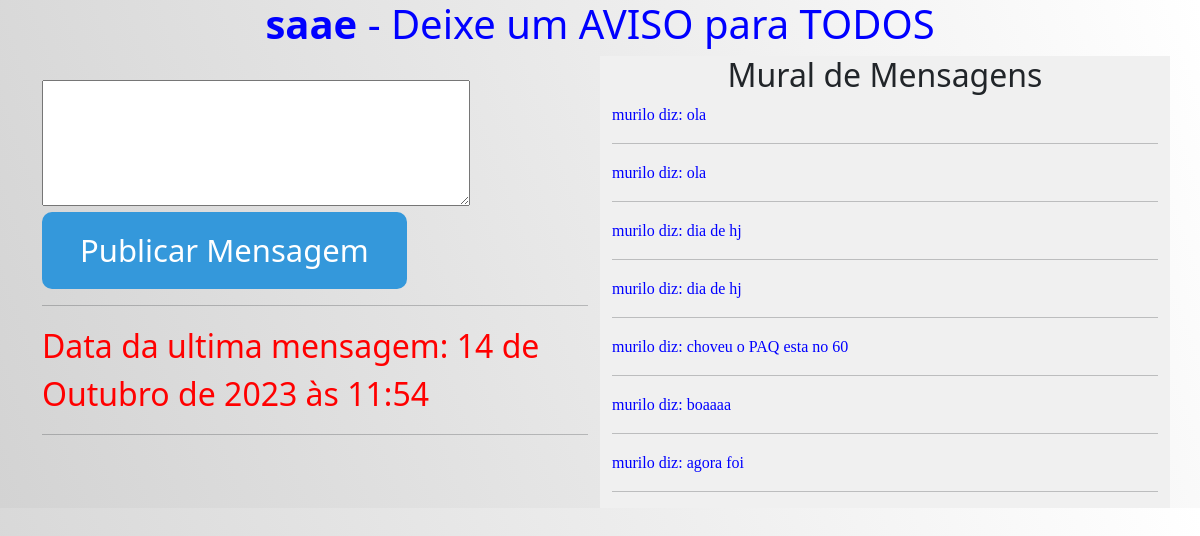
The app's page /plataforma/mensagem/ (signed in), older data.
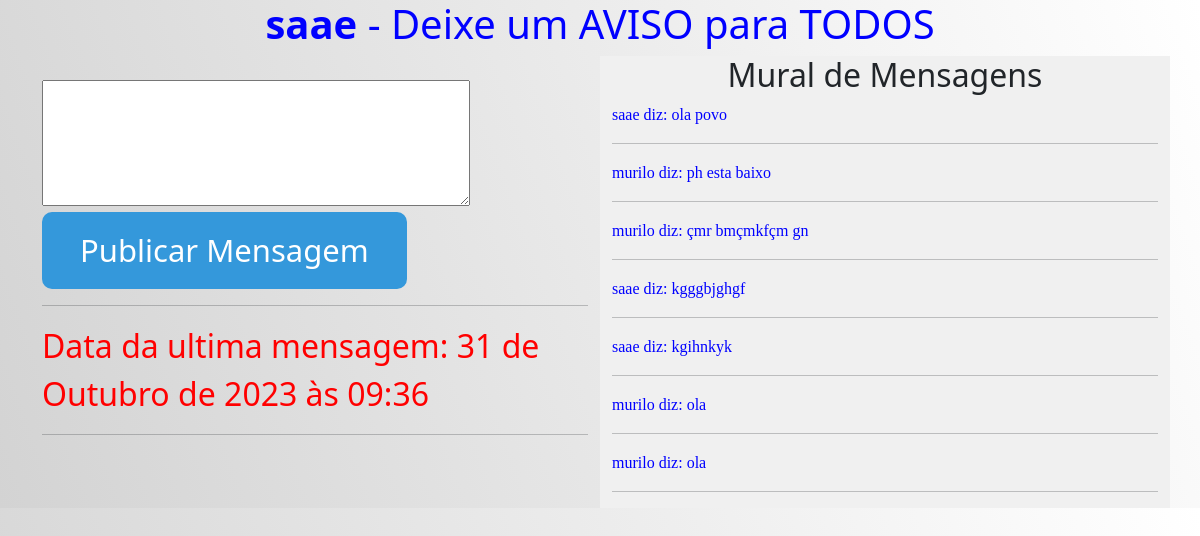
The same page, newer data.
### plataforma/models.py (models this page shows)
class Mensagem(models.Model):
    operador = models.CharField(max_length=30)
    mensagem = models.TextField()
    data = models.DateTimeField(default=timezone.now)
    def __str__(self):
        return f"{self.operador} diz: {self.mensagem}"

### plataforma/views.py (the view, shortened to what this page needs)
# urls.py: path('plataforma/mensagem/', views.mensagem, name='mensagem'),
@login_required(login_url='operadores')
def mensagem(request):
    if request.method == 'GET':
        nome = request.user
        nome2 = request.user
        if hasattr(nome2, 'laboratorio'):
            esta_autorizado = nome2.laboratorio.autorizado
            print(esta_autorizado)
        else:
            esta_autorizado = False
            print(esta_autorizado)
        buscar_msg = Mensagem.objects.all().order_by('-id')[:7]
        data = Mensagem.objects.last().data
        return render(request, 'mensagem.html', {'nome': nome,
                                                 'buscar_msg': buscar_msg,
                                                 'data': data,
                                                 'esta_autorizado': esta_autorizado,
                                                 })

### plataforma/templates/mensagem.html (shortened to what this page needs)
{% extends 'base.html' %}
{% load static %}
{% block head %}
    <link rel="stylesheet" href="{% static 'plataforma/css/plataforma.css' %}">
    <link rel="stylesheet" href="{% static 'plataforma/css/msg.css' %}">
{% endblock %}
{% block bv %}
    <div class="bem-vindo">
        <h1><b>{{ nome }}</b> - Deixe um AVISO para TODOS</h1>
    </div>
{% endblock %}
{% block body %}
<div class="container">
        <div class="row">
            <div class="col-md-6">
               <br>
                <form action="{% url 'mensagem' %}" method="post">{% csrf_token %}
                    <textarea name="msg" rows="5" cols="44"></textarea><br>
                    <input type="submit" value=" Publicar Mensagem ">
                </form>
                      <hr><font color="red" size="6">Data da ultima mensagem: {{data}}</font><hr>
            </div>
            <div class="col-md-6 custom-bg-gray">
                <h2><center>Mural de Mensagens</center></h2>
                {% for buscar_msg in buscar_msg %}
                <p><font color="blue" size="3" face="verdana">{{ buscar_msg }}</font><hr></p>
                {% endfor %}
            </div>
        </div>
    </div>
{% endblock %}

Row changes from the older to the newer data that the page shows:
no longer on this page (row unchanged): Mensagem: operador+mensagem "murilo diz: dia de hj"
no longer on this page (row unchanged): Mensagem: operador+mensagem "murilo diz: dia de hj"
no longer on this page (row unchanged): Mensagem: operador+mensagem "murilo diz: choveu o PAQ esta no 60"
no longer on this page (row unchanged): Mensagem: operador+mensagem "murilo diz: boaaaa"
no longer on this page (row unchanged): Mensagem: operador+mensagem "murilo diz: agora foi"
added Mensagem: data "31 de Outubro de 2023 às 09:36", operador+mensagem "saae diz: ola povo"
added Mensagem: operador+mensagem "murilo diz: ph esta baixo"
added Mensagem: operador+mensagem "murilo diz: çmr bmçmkfçm gn"
added Mensagem: operador+mensagem "saae diz: kgggbjghgf"
added Mensagem: operador+mensagem "saae diz: kgihnkyk"
Text that changed along with them:
{{ data }}: "14 de Outubro de 2023 às 11:54" → "31 de Outubro de 2023 às 09:36"
